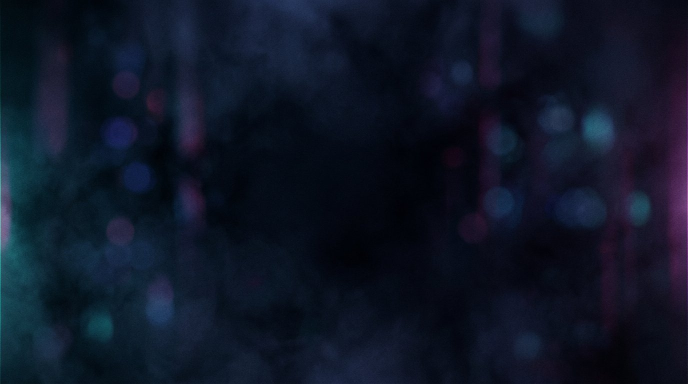
#> input picture assets/bg1.jpg, 1376 x 768 px (shown at 1/2 size)
$ python -i lyric_video.py   (imports and definitions only)
#> lines starting #> are read from the running program, lines starting #| are printed output that depends on the picture
#!/usr/bin/env python3
"""
3D Kinetic Typography lyric-video renderer.

- Word-by-word pop-in with a 3D extruded gold face, soft glow, and floor reflection.
- Beat-synced camera zoom/shake, white flashes on every word pop.
- Bokeh particles, radial stage lights, vignette and film grain.
- Synthesized drum & bass beat driving the animation (no external music needed).

Swap assets/fonts/<Font>.ttf to change the typeface.
"""

import math
import os
import struct
import subprocess
import sys
import wave
from functools import lru_cache

import numpy as np
from PIL import Image, ImageDraw, ImageFilter, ImageFont
import imageio_ffmpeg

# ---------------------------------------------------------------- config ----
FPS = 30
BEAT = 0.52            # seconds per word pop
LINE_GAP = 0.35
INTRO_T = 1.2
OUTRO_T = 1.6
SS = 2                 # supersample factor for sprite rendering

PROFILES = {
    "landscape": dict(W=1920, H=1080, maxw=1720, center_y=560,  pitch=1.55,
                      out="kila_kila_kinetic_lyrics.mp4"),
    "vertical":  dict(W=1080, H=1920, maxw=980,  center_y=1020, pitch=1.75,
                      out="kila_kila_kinetic_lyrics_9x16.mp4"),
}
PROFILE = "landscape"
_p = PROFILES[PROFILE]
W, H = _p["W"], _p["H"]

FONT_PATH = os.path.join(os.path.dirname(__file__), "..", "assets", "fonts", "AlexBrush-Regular.ttf")
FONT_PATH = os.path.abspath(FONT_PATH)
BASE_FONT_SIZE = 138
BOLD_FRAC = 0.035        # faux-bold stroke width (fraction of font size) to match the bold brush style
ACCENT_WORDS = {"hello", "honey"}   # words rendered in hot pink instead of gold

# lyrics ---------------------------------------------------------------
LINES_TEXT = [
    "Kila kila mani kalaavaru rani",
    "ghallughallu mane kadhaakali kaanee",
    "kallem leni kallalloni kavvintalni hello ani",
    "chal mohanaanga sukhalaku bonee",
    "chaligili annee polo mani ponee",
    "sigge leni singaaraanni chindinchanee chalo honey",
]

# palette --------------------------------------------------------------
GOLD_TOP = (255, 246, 214)
GOLD_BOT = (226, 160, 38)
GOLD_SIDE_TOP = (178, 110, 20)
GOLD_SIDE_BOT = (60, 34, 6)
GOLD_STROKE = (70, 40, 4)
PINK_TOP = (255, 226, 244)
PINK_BOT = (236, 74, 169)
PINK_SIDE_TOP = (166, 24, 112)
PINK_SIDE_BOT = (58, 6, 40)
PINK_STROKE = (62, 6, 44)
# settled (already-sung) words: muted gold, no glow
DIM_TOP = (214, 168, 92)
DIM_BOT = (122, 80, 26)
DIM_SIDE_TOP = (84, 50, 12)
DIM_SIDE_BOT = (30, 18, 4)
DIM_STROKE = (40, 24, 6)
# settled accent words: muted pink, no glow
HOTDIM_TOP = (212, 116, 176)
HOTDIM_BOT = (134, 32, 94)
HOTDIM_SIDE_TOP = (96, 16, 66)
HOTDIM_SIDE_BOT = (38, 6, 28)
HOTDIM_STROKE = (52, 8, 38)

BG_TOP = np.array([26, 10, 44], dtype=np.float32)
BG_BOT = np.array([8, 4, 18], dtype=np.float32)


# ---------------------------------------------------------------- timing ----
def build_words():
    words = []
    lines = []
    t = INTRO_T
    for li, text in enumerate(LINES_TEXT):
        toks = text.split()
        wl = []
        for tok in toks:
            words.append({"text": tok.strip(".,").lower(), "raw": tok,
                          "t": t, "line": li})
            wl.append(len(words) - 1)
            t += BEAT
        lines.append(wl)
        t += LINE_GAP
    total = t - LINE_GAP + OUTRO_T
    return words, lines, total


WORDS, LINES, TOTAL_T = build_words()


def _word_widths(toks):
    f = font(BASE_FONT_SIZE)
    sw_b = int(BASE_FONT_SIZE * BOLD_FRAC)
    gap = int(BASE_FONT_SIZE * 0.40)
    widths = []
    for w in toks:
        bb = f.getbbox(w["raw"], stroke_width=sw_b)
        widths.append((bb[2] - bb[0]) + sw_b)
    return widths, gap


def build_groups():
    """Wrap each lyric line into display rows that fit the frame width."""
    groups = []
    max_w = PROFILES[PROFILE]["maxw"]
    for line_idxs in LINES:
        toks = [WORDS[i] for i in line_idxs]
        widths, gap = _word_widths(toks)
        chunk, cur, n_in = [], 0.0, 0
        for w, ww in zip(toks, widths):
            add = ww + (gap if n_in else 0)
            if chunk and (cur + add) > max_w:
                groups.append(chunk)
                chunk, cur, n_in = [], 0.0, 0
                add = ww
            chunk.append(w)
            cur += add
            n_in += 1
        if chunk:
            groups.append(chunk)
    gi = 0
    for g in groups:
        for w in g:
            w["group"] = gi
        gi += 1
    return groups


# [29 lines left out: function set_profile, not called in this run]


GROUPS = None   # initialized after font() is defined (bottom of module)
_geom_cache = {}


# [17 lines left out: function group_geom, not called in this run]


N_FRAMES = int(math.ceil(TOTAL_T * FPS))


# ------------------------------------------------------------- easing ------
def ease_out_back(x, s=1.70158):
    x1 = x - 1.0
    return 1.0 + (s + 1) * x1 ** 3 + s * x1 ** 2

def ease_out_cubic(x):
    return 1 - (1 - x) ** 3

def clamp01(x):
    return 0.0 if x < 0 else 1.0 if x > 1 else x


# -------------------------------------------------------------- sprites ----
_font_cache = {}
def font(size):
    size = int(round(size))
    if size not in _font_cache:
        _font_cache[size] = ImageFont.truetype(FONT_PATH, size)
    return _font_cache[size]


GROUPS = build_groups()   # now that font() exists


# [97 lines left out: functions vgrad, make_word_sprite, not called in this run]


@lru_cache(maxsize=None)
def word_sprite(key, text):
    return make_word_sprite(text, kind=key)


# [10 lines left out: function make_reflection, not called in this run]


@lru_cache(maxsize=None)
def reflection(key, text):
    return make_reflection(word_sprite(key, text))


# ------------------------------------------------------------- layout ------
# [18 lines left out: functions _anchor_row, row_y, not called in this run]


# ------------------------------------------------------------ background ----
@lru_cache(maxsize=1)
def base_background():
    y = np.linspace(0, 1, H, dtype=np.float32)[:, None]
    arr = (BG_TOP[None, None, :] * (1 - y[..., None]) + BG_BOT[None, None, :] * y[..., None])
    bg = np.repeat(arr, W, axis=1)
    img = Image.fromarray(bg.astype(np.uint8), "RGB").convert("RGBA")
    img.alpha_composite(stage_glows())
    return img


def make_background(frame_idx):
    return base_background().copy()


_rng = np.random.default_rng(7)
BOKEH = []
# [11 lines not run here, left out]


# [10 lines left out: function bokeh_disk, not called in this run]


@lru_cache(maxsize=1)
def stage_glows():
    im = Image.new("RGBA", (W, H), (0, 0, 0, 0))
    for cx, cy, col, rad in [
        (W * 0.5, H * 0.52, (255, 190, 80), 720),
        (W * 0.18, H * 0.25, (150, 70, 220), 520),
        (W * 0.84, H * 0.22, (220, 60, 150), 520),
    ]:
        yy, xx = np.mgrid[0:H, 0:W]
        d = np.sqrt((xx - cx) ** 2 + (yy - cy) ** 2) / rad
        a = np.clip(1 - d, 0, 1) ** 2
        layer = np.zeros((H, W, 4), dtype=np.uint8)
        for i in range(3):
            layer[..., i] = col[i]
        layer[..., 3] = (a * 90).astype(np.uint8)
        im.alpha_composite(Image.fromarray(layer, "RGBA"))
    return im.filter(ImageFilter.GaussianBlur(60))


# [40 lines left out: functions vignette, draw_bokeh, flash_sprite, not called in this run]


# ----------------------------------------------------------------- frame ----
_transform_cache = {}
# [300 lines left out: functions get_transformed, word_state, render_frame, synth_audio, render_profile, main, not called in this run]


# [2 lines not run here, left out]

>>> import cv2
>>> picture = cv2.imread('../assets/bg1.jpg', cv2.IMREAD_GRAYSCALE)
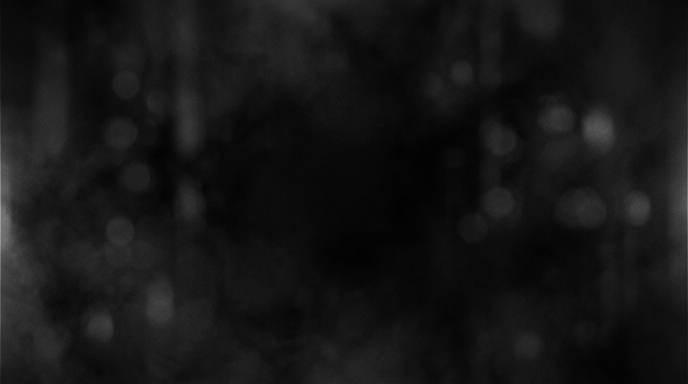
#> picture: shape (768, 1376) (shown at 1/2 size); min 0, max 180, mean 21.4
>>> result = make_background(picture)
#> in base_background, `img = Image.fromarray(bg.astype(np.uint8), "RGB").convert("RGBA")`:
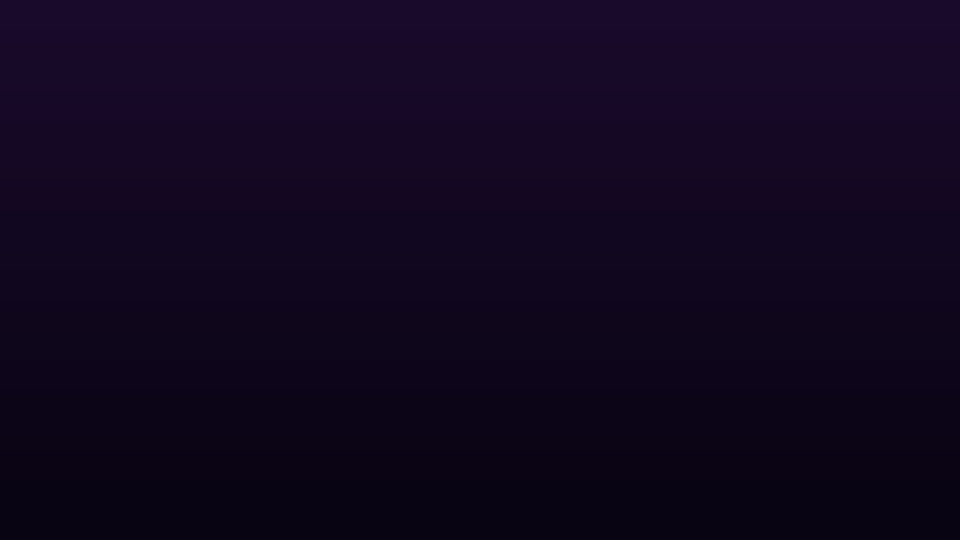
#> img: PIL image 1920x1080 RGBA (shown at 1/2 size); mean R, G, B, A 16.5, 6.5, 30.5, 255
#> in stage_glows, `im = Image.new("RGBA", (W, H), (0, 0, 0, 0))`: im: PIL image 1920x1080 RGBA; every value is 0
#> after the loop in stage_glows, `for cx, cy, col, rad in [`:
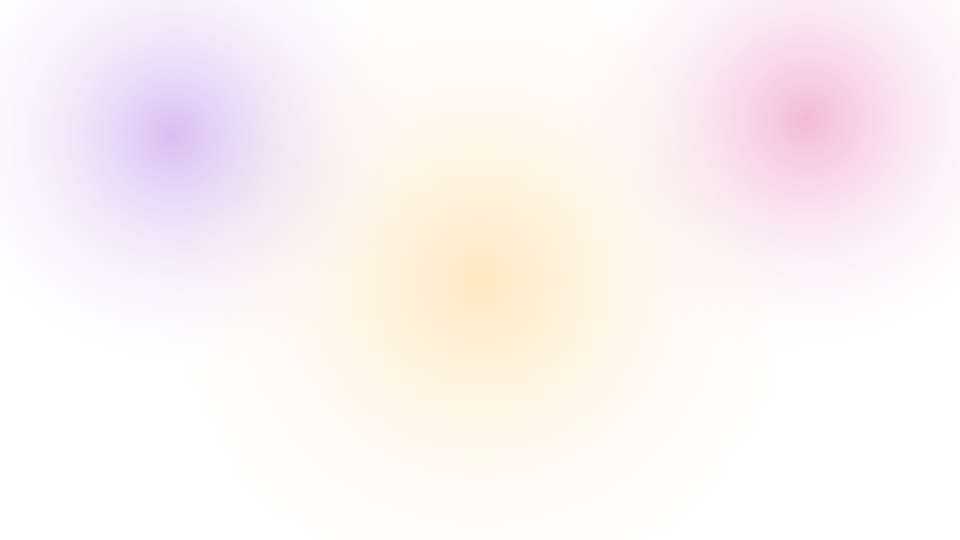
#> im: PIL image 1920x1080 RGBA (shown at 1/2 size); mean R, G, B, A 186.5, 111.3, 108, 22.2; transparent parts drawn white
#> after the loop in stage_glows, `for cx, cy, col, rad in [`:
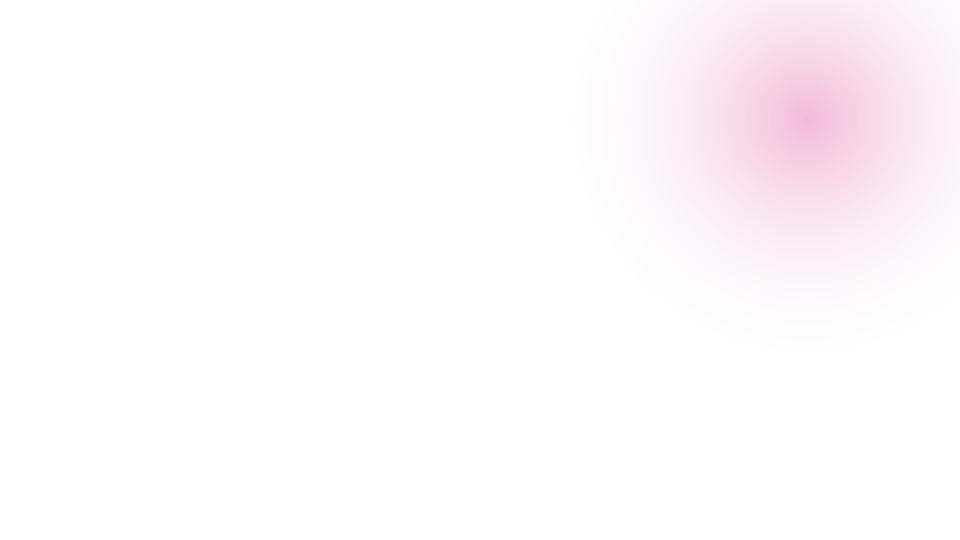
#> layer: shape (1080, 1920, 4) (shown at 1/2 size); mean R, G, B, A 220, 60, 150, 5.3; transparent parts drawn white
#> in base_background, `img.alpha_composite(stage_glows())`:
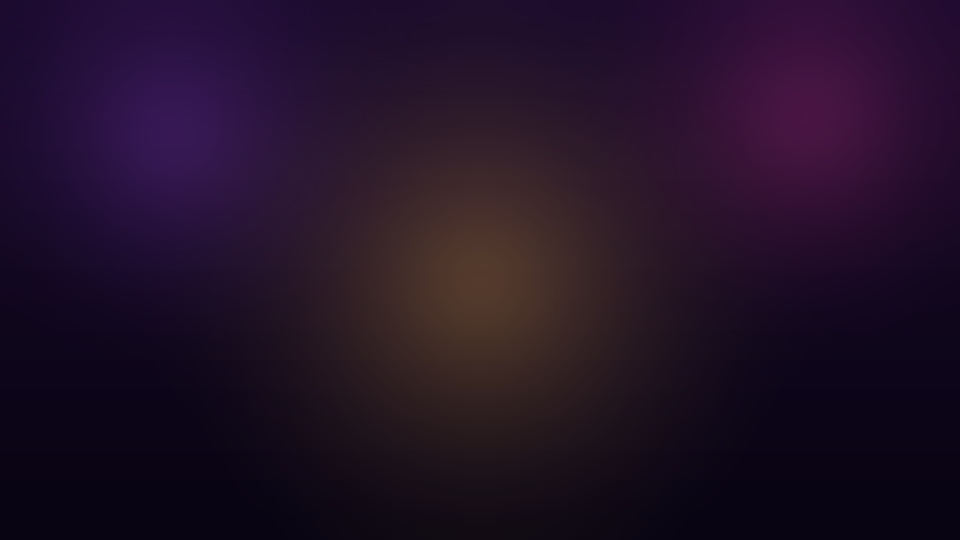
#> img: PIL image 1920x1080 RGBA (shown at 1/2 size); mean R, G, B, A 33.9, 17, 39, 255

$ run again, on assets/bg2.jpg
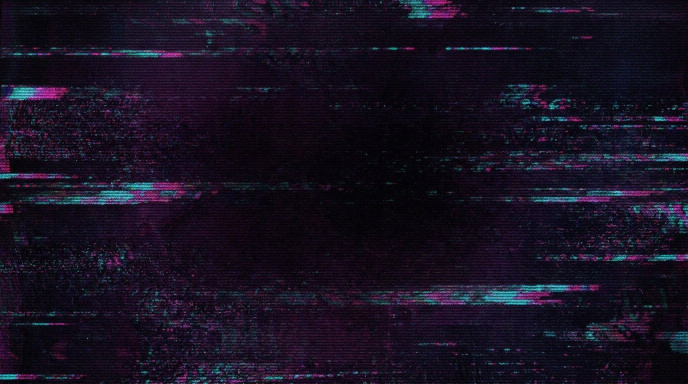
#> input picture assets/bg2.jpg, 1376 x 768 px (shown at 1/2 size)
#> `picture = cv2.imread('../assets/bg1.jpg', cv2.IMREAD_GRAYSCALE)`:
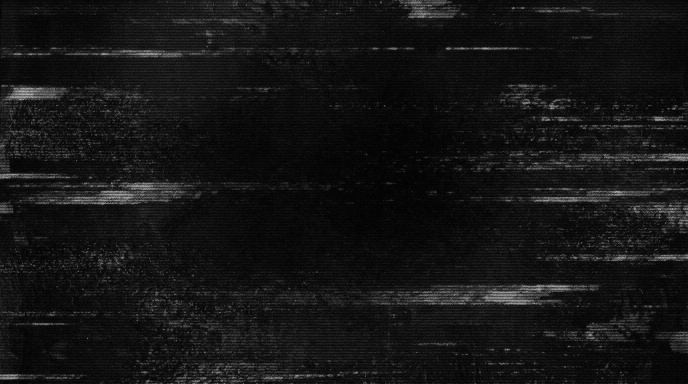
#> picture: shape (768, 1376) (shown at 1/2 size); min 0, max 204, mean 20.5
